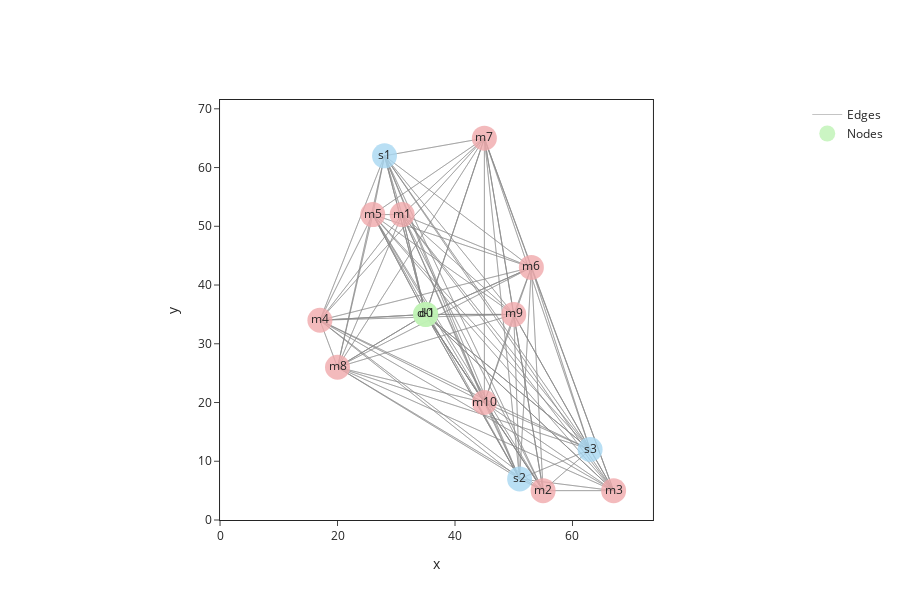

Notebook cell for this chart:
### Code cell
plot_interactive_graph(m.data['V'], m.data['d'])

### Figure 1 — Plotly figure (JSON) as saved in the notebook; plotly's stock layout.template omitted (floating-point values rounded to 4 significant figures; data arrays with more than 128 entries replaced by an {"elided": "..."} marker saying what was removed)
{"data": [{"hoverinfo": "none", "line": {"color": "#888", "width": 0.5}, "mode": "lines", "name": "Edges", "type": "scatter", "x": {"elided": "675 int values"}, "y": {"elided": "675 int values"}}, {"customdata": ["start depot", "terminal depot", "charging station", "charging station", "charging station", "customer", "customer", "customer", "customer", "customer", "customer", "customer", "customer", "customer", "customer"], "hoverinfo": "none", "hovertemplate": "<b>%{text}</b>: %{customdata}<br>X: %{x}<br>Y: %{y}", "marker": {"color": ["rgba(191, 243, 180, 0.8)", "rgba(191, 243, 180, 0.8)", "rgba(167, 215, 241, 0.8)", "rgba(167, 215, 241, 0.8)", "rgba(167, 215, 241, 0.8)", "rgba(240, 169, 171, 0.8)", "rgba(240, 169, 171, 0.8)", "rgba(240, 169, 171, 0.8)", "rgba(240, 169, 171, 0.8)", "rgba(240, 169, 171, 0.8)", "rgba(240, 169, 171, 0.8)", "rgba(240, 169, 171, 0.8)", "rgba(240, 169, 171, 0.8)", "rgba(240, 169, 171, 0.8)", "rgba(240, 169, 171, 0.8)"], "size": 25}, "mode": "markers+text", "name": "Nodes", "showlegend": true, "text": ["d0", "d-1", "s1", "s2", "s3", "m1", "m2", "m3", "m4", "m5", "m6", "m7", "m8", "m9", "m10"], "type": "scatter", "x": [35, 35, 28, 51, 63, 31, 55, 67, 17, 26, 53, 45, 20, 50, 45], "y": [35, 35, 62, 7, 12, 52, 5, 5, 34, 52, 43, 65, 26, 35, 20]}], "layout": {"height": 600, "showlegend": true, "xaxis": {"anchor": "y", "constrain": "domain", "domain": [0.0, 1.0], "mirror": true, "range": [0, 73.7], "showline": true, "ticks": "outside", "title": {"text": "x"}}, "yaxis": {"anchor": "x", "domain": [0.0, 1.0], "mirror": true, "range": [0, 71.5], "scaleanchor": "x", "scaleratio": 1, "showline": true, "ticks": "outside", "title": {"text": "y"}}}}
